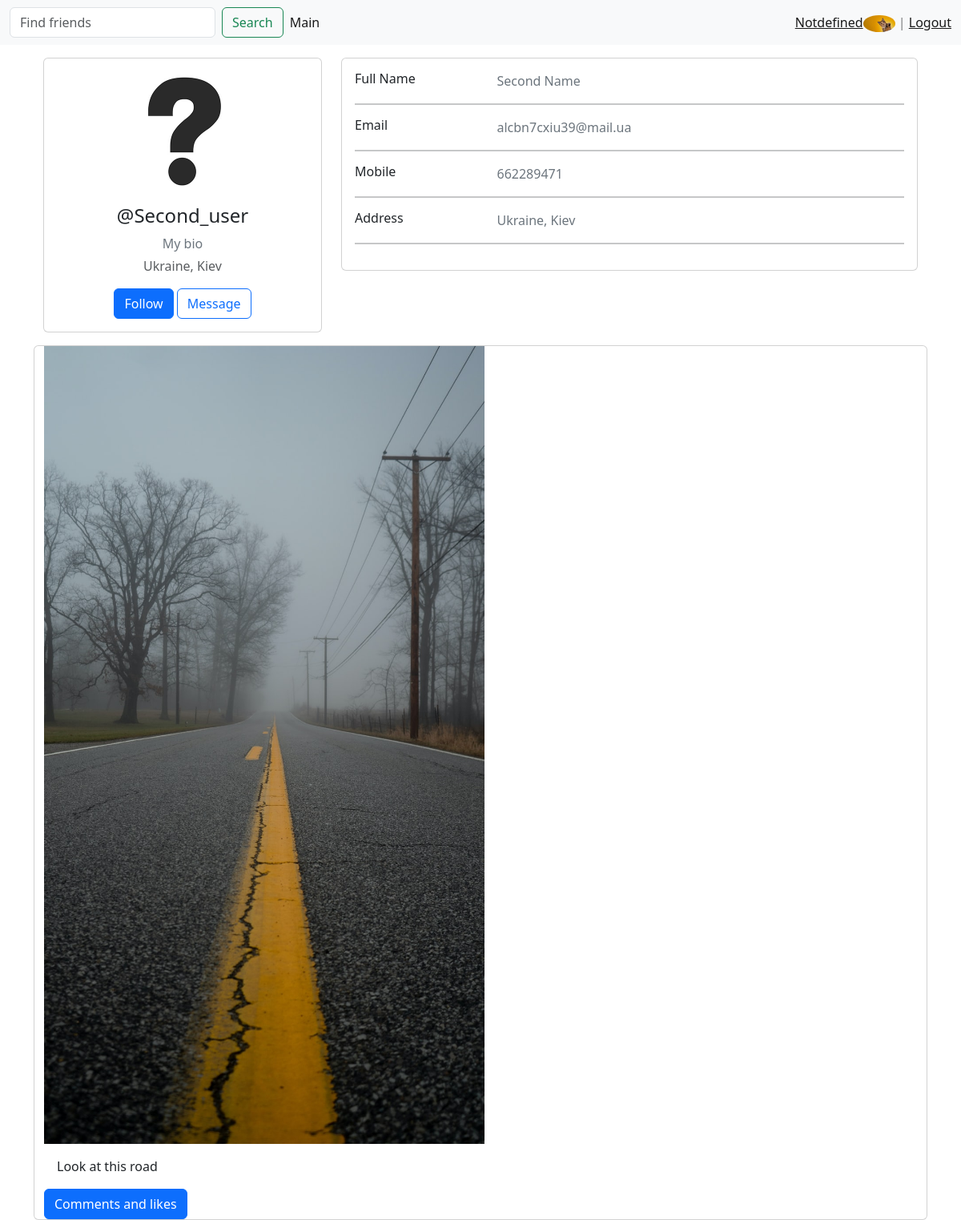
/view_user/2/ (signed in), run on the app's committed database.
### main/models.py (models this page shows, shortened)
class Account(AbstractUser):
    username = models.SlugField(unique=True)
    bio = models.CharField(max_length=300, blank=True, null=True)
    address = models.CharField(max_length=300, blank=True, null=True)
    mobile = models.PositiveBigIntegerField(blank=True, null=True)
    photo = models.ImageField(upload_to='account_photo/%Y/%m/%d/', blank=True, default="account_photo/default.jpg")
    def get_absolute_url(self):
        return reverse("view_user", kwargs={"user_id": self.pk})

class Post(models.Model):
    text = models.TextField()
    photo = models.ImageField(upload_to='post_photo/%Y/%m/%d/', blank=True)
    user = models.ForeignKey(Account, on_delete=models.CASCADE, null=True)
    created_at = models.DateTimeField(auto_now_add=True)
    def get_absolute_url(self):
        return reverse("view_post", kwargs={"post_id": self.pk})
    class Meta:
        ordering = ['-created_at']

### main/views.py (the view, shortened to what this page needs)
# urls.py: path('view_user/<int:user_id>/', view_user, name="view_user"),
def view_user(request, user_id):
    try:
        if request.user.is_authenticated:
            user = Account.objects.get(pk=user_id)
            posts = Post.objects.filter(user=user)
            if request.method == "POST" and "post_form" in request.POST:
                post_form = PostForm(request.POST, request.FILES)
                if post_form.is_valid():
                    text = post_form.cleaned_data['text']
                    photo = post_form.cleaned_data['photo']
                    post = Post.objects.create(text=text, user=user, photo=photo)
                    return redirect(post)
            else:
                post_form = PostForm()
                edit_form = UserEditForm(initial={'first_name': user.first_name, 'last_name': user.last_name,
                                             'mobile': user.mobile, 'address': user.address, 'bio': user.bio})
            context = {"user": user, "post_form": post_form, "edit_form": edit_form, "posts": posts, "title": user.username}
            return render(request, "main/view_user.html", context)
        else:
            return redirect("login")
    except:
        return render(request, "main/page_not_found.html")

### main/forms.py
class PostForm(forms.ModelForm):
    class Meta:
        model = Post
        fields = ["text", "photo"]
        labels = {
            "text": ""
        }
        widgets = {
            "text": forms.Textarea(attrs={"class": "form-control", "rows": 5, "placeholder": "What do you think?"}),
        }

class UserEditForm(forms.ModelForm):
    class Meta:
        model = Account
        fields = ["first_name", "last_name", "mobile", "address", "bio", "photo"]
        widgets = {
            "first_name": forms.TextInput(attrs={"class": "form-control"}),
            "last_name": forms.TextInput(attrs={"class": "form-control"}),
            "mobile": forms.NumberInput(attrs={"class": "form-control"}),
            "address": forms.TextInput(attrs={"class": "form-control"}),
            "bio": forms.TextInput(attrs={"class": "form-control"}),
        }

### main/templates/main/view_user.html (shortened to what this page needs)
{% extends 'base.html' %}
{% block content%}
<div class="container">
    <div class="main-body">
        <div class="row gutters-sm">
            <div class="col-md-4 mb-3">
                <div class="card">
                    <div class="card-body">
                        <div class="d-flex flex-column align-items-center text-center">
                            <img src="{{ user.photo.url }}"
                                 class="rounded-circle" width="150">
                            <div class="mt-3">
                                <h4>@{{user.username}}</h4>
                                <p class="text-secondary mb-1">{{user.bio}}</p>
                                <p class="text-muted font-size-sm">{{user.address}}</p>
                                {% if not request.user.pk == user.pk%}
                                <button class="btn btn-primary">Follow</button>
                                <a class="btn btn-outline-primary" href="/message_user/{{user.pk}}" role="button">Message</a>
                                {% endif %}
                            </div>
                        </div>
                    </div>
                </div>
            </div>
            <div class="col-md-8">
                <div class="card mb-3">
                    <div class="card-body">
                        <div class="row">
                            <div class="col-sm-3">
                                <h6 class="mb-0">Full Name</h6>
                            </div>
                            <div class="col-sm-9 text-secondary">
                                {{user.first_name}} {{user.last_name}}
                            </div>
                        </div>
                        <hr>
                        <div class="row">
                            <div class="col-sm-3">
                                <h6 class="mb-0">Email</h6>
                            </div>
                            <div class="col-sm-9 text-secondary">
                                {{user.email}}
                            </div>
                        </div>
                        <hr>
                        <div class="row">
                            <div class="col-sm-3">
                                <h6 class="mb-0">Mobile</h6>
                            </div>
                            <div class="col-sm-9 text-secondary">
                                {{user.mobile}}
                            </div>
                        </div>
                        <hr>
                        <div class="row">
                            <div class="col-sm-3">
                                <h6 class="mb-0">Address</h6>
                            </div>
                            <div class="col-sm-9 text-secondary">
                                {{user.address}}
                            </div>
                        </div>
                        <hr>
                    </div>
                </div>
            </div>
            {% for i in posts%}
            <div class="card">
                {% if i.photo %}
                <img src="{{ i.photo.url }}" width="550">
                {% endif %}
                <div class="card-body">
                    <p class="card-text">{{i.text}}</p>
                </div>
                <div>
                    <a href="{{i.get_absolute_url}}" class="btn btn-primary">Comments and likes</a>
                </div>
            </div>
            {% endfor%}
        </div>
    </div>
</div>
{%endblock%}

### templates/base.html (shortened to what this page needs)
<!doctype html>
<html lang="en">
<head>
    <link href="https://cdn.jsdelivr.net/npm/bootstrap@5.0.2/dist/css/bootstrap.min.css" rel="stylesheet"
>
</head>
<body>
<div class="sticky-top">
    {% include 'inc/_nav.html' %}
</div>
<div class="container mt-3">
    <div class="row">
        <div class="col-md-12">
            {% block content%} Some content{%endblock%}
        </div>
    </div>
</div>
<link rel="stylesheet" href="https://maxcdn.bootstrapcdn.com/bootstrap/4.0.0-beta.3/css/bootstrap.min.css">
</body>
<link rel="stylesheet" href="/css/bootstrap.min.css">
</html>

### templates/inc/_nav.html
<nav class="navbar navbar-expand-lg navbar-light bg-light">
    <div class="container-fluid">
        <div class="collapse navbar-collapse" id="navbarSupportedContent">
            <form class="d-flex" action="{% url 'main'%}">
                <input class="form-control me-2" type="search" placeholder="Find friends" aria-label="Search"
                       name="search">
                <button class="btn btn-outline-success" type="submit">Search</button>
            </form>
            <ul class="navbar-nav me-auto mb-2 mb-lg-0">
                <li class="nav-item">
                    <a class="nav-link active" aria-current="page" href="{% url 'main'%}">Main</a>
                </li>
            </ul>
            <span class="navbar-text">
                {% if request.user.is_authenticated%}
                <a href="{{request.user.get_absolute_url}}">{{request.user.username}}</a><img
                    src="{{request.user.photo.url }}"
                    class="rounded-circle" width="40">  | <a
                    href="{% url 'logout'%}">Logout</a>
                {% else%}
                <a href="{% url 'register'%}">Register</a>|<a href="{% url 'login'%}">Login</a>
                {% endif %}
            </span>
        </div>
    </div>
</nav>

### data on the page
Account: user.username "Notdefined", user.photo (picture)
Account: photo (placeholder picture), username "Second_user", bio "My bio", address "Ukraine, Kiev", first_name "Second", last_name "Name", email "alcbn7cxiu39@mail.ua", mobile "662289471"
Post: photo (picture), text "Look at this road"
